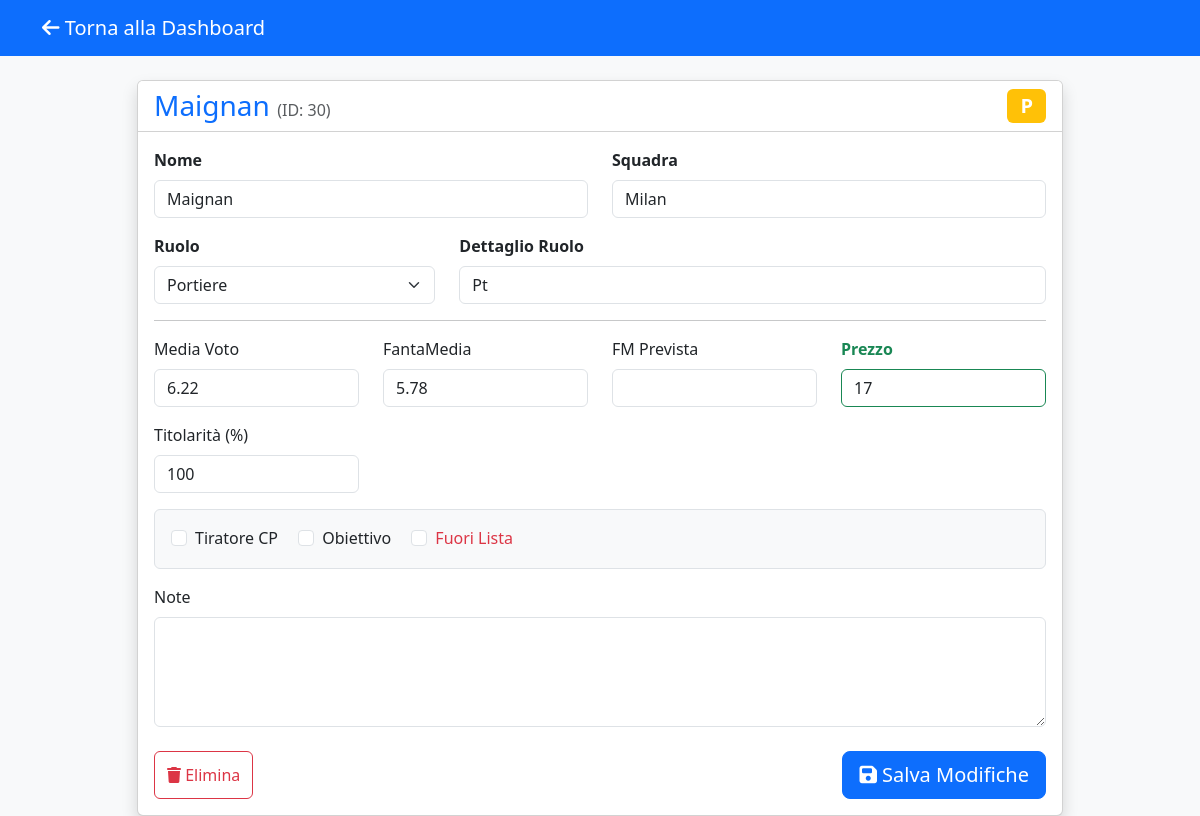
/detail/30, run on the app's committed database.
### tables this page shows
CREATE TABLE calciatori (
            ID INTEGER PRIMARY KEY AUTOINCREMENT,
            Nome TEXT NOT NULL,
            Squadra TEXT,
            Ruolo TEXT,
            Ruolo_Dettaglio TEXT,
            Fuori_lista INTEGER DEFAULT 0,
            Tiratore_CP INTEGER DEFAULT 0,
            Media_Voto REAL,
            FantaMedia REAL,
            FantaMedia_Prevista REAL,
            Titolarita INTEGER,
            Prezzo INTEGER,
            Obiettivo INTEGER DEFAULT 0,
            Nota TEXT
        );

### routes.py (the view, shortened to what this page needs)
@main.route('/detail/<int:player_id>', methods=['GET', 'POST'])
def detail(player_id):
    player = db_manager.get_player_by_id(player_id)
    if not player:
        flash('Giocatore non trovato!', 'danger')
        return redirect(url_for('main.index'))
    return render_template('detail.html', player=player)

### db_manager.py (called while the page is built)
def get_connection():
    conn = sqlite3.connect(DATABASE_NAME)
    conn.row_factory = sqlite3.Row
    return conn

def get_player_by_id(player_id: int) -> Optional[Dict]:
    conn = get_connection()
    cursor = conn.cursor()
    cursor.execute("SELECT * FROM calciatori WHERE ID = ?", (player_id,))
    row = cursor.fetchone()
    conn.close()
    return dict(row) if row else None

### templates/detail.html (shortened to what this page needs)
<!DOCTYPE html>
<html lang="it">
<head>
    <link href="https://cdn.jsdelivr.net/npm/bootstrap@5.3.0/dist/css/bootstrap.min.css" rel="stylesheet">
    <link href="https://cdnjs.cloudflare.com/ajax/libs/font-awesome/6.4.0/css/all.min.css" rel="stylesheet">
</head>
<body class="bg-light">
<nav class="navbar navbar-dark bg-primary mb-4">
    <div class="container">
        <a href="{{ url_for('main.index') }}" class="navbar-brand">
            <i class="fas fa-arrow-left"></i> Torna alla Dashboard
        </a>
    </div>
</nav>
<div class="container">
    <div class="row justify-content-center">
        <div class="col-md-10">
            <div class="card shadow">
                <div class="card-header bg-white d-flex justify-content-between align-items-center">
                    <h3 class="mb-0 text-primary">{{ player.Nome }} <span class="text-muted fs-6">(ID: {{ player.ID }})</span></h3>
                    <span class="badge bg-{{ 'warning' if player.Ruolo=='P' else 'success' if player.Ruolo=='D' else 'primary' if player.Ruolo=='C' else 'danger' }} fs-5">
                        {{ player.Ruolo }}
                    </span>
                </div>
                <div class="card-body">
                    <form method="POST">
                        <div class="row mb-3">
                            <div class="col-md-6">
                                <label class="form-label fw-bold">Nome</label>
                                <input type="text" name="Nome" class="form-control" value="{{ player.Nome }}" required>
                            </div>
                            <div class="col-md-6">
                                <label class="form-label fw-bold">Squadra</label>
                                <input type="text" name="Squadra" class="form-control" value="{{ player.Squadra }}" required>
                            </div>
                        </div>
                        <div class="row mb-3">
                            <div class="col-md-4">
                                <label class="form-label fw-bold">Ruolo</label>
                                <select name="Ruolo" class="form-select">
                                    <option value="P" {{ 'selected' if player.Ruolo == 'P' }}>Portiere</option>
                                </select>
                            </div>
                            <div class="col-md-8">
                                <label class="form-label fw-bold">Dettaglio Ruolo</label>
                                <input type="text" name="Ruolo_Dettaglio" class="form-control" value="{{ player.Ruolo_Dettaglio }}">
                            </div>
                        </div>
                        <hr>
                        <div class="row mb-3">
                            <div class="col-md-3">
                                <label class="form-label">Media Voto</label>
                                <input type="number" step="0.01" name="Media_Voto" class="form-control" value="{{ player.Media_Voto }}">
                            </div>
                            <div class="col-md-3">
                                <label class="form-label">FantaMedia</label>
                                <input type="number" step="0.01" name="FantaMedia" class="form-control" value="{{ player.FantaMedia }}">
                            </div>
                            <div class="col-md-3">
                                <label class="form-label">FM Prevista</label>
                                <input type="number" step="0.01" name="FantaMedia_Prevista" class="form-control" value="{{ player.FantaMedia_Prevista }}">
                            </div>
                            <div class="col-md-3">
                                <label class="form-label text-success fw-bold">Prezzo</label>
                                <input type="number" name="Prezzo" class="form-control border-success" value="{{ player.Prezzo }}">
                            </div>
                        </div>
                        <div class="row mb-3">
                             <div class="col-md-3">
                                <label class="form-label">Titolarità (%)</label>
                                <input type="number" name="Titolarita" class="form-control" value="{{ player.Titolarita }}">
                            </div>
                        </div>
                        <div class="mb-3 p-3 bg-light rounded border">
                            <div class="form-check form-check-inline">
                                <input class="form-check-input" type="checkbox" name="Tiratore_CP" value="1" {{ 'checked' if player.Tiratore_CP }}>
                                <label class="form-check-label">Tiratore CP</label>
                            </div>
                            <div class="form-check form-check-inline">
                                <input class="form-check-input" type="checkbox" name="Obiettivo" value="1" {{ 'checked' if player.Obiettivo }}>
                                <label class="form-check-label">Obiettivo</label>
                            </div>
                            <div class="form-check form-check-inline">
                                <input class="form-check-input" type="checkbox" name="Fuori_lista" value="1" {{ 'checked' if player.Fuori_lista }}>
                                <label class="form-check-label text-danger">Fuori Lista</label>
                            </div>
                        </div>
                        <div class="mb-4">
                            <label class="form-label">Note</label>
                            <textarea name="Nota" class="form-control" rows="4">{{ player.Nota }}</textarea>
                        </div>
                        <div class="d-flex justify-content-between">
                            <button type="submit" name="delete" value="1" class="btn btn-outline-danger" onclick="return confirm('Sei sicuro di voler eliminare questo giocatore?');">
                                <i class="fas fa-trash"></i> Elimina
                            </button>
                            <button type="submit" class="btn btn-primary btn-lg">
                                <i class="fas fa-save"></i> Salva Modifiche
                            </button>
                        </div>
                    </form>
                </div>
            </div>
        </div>
    </div>
</div>
</body>
</html>

### data on the page
calciatori: Nome "Maignan", ID "30", Ruolo "P", Squadra "Milan", Ruolo_Dettaglio "Pt", Media_Voto "6.22", FantaMedia "5.78", Prezzo "17", Titolarita "100"
